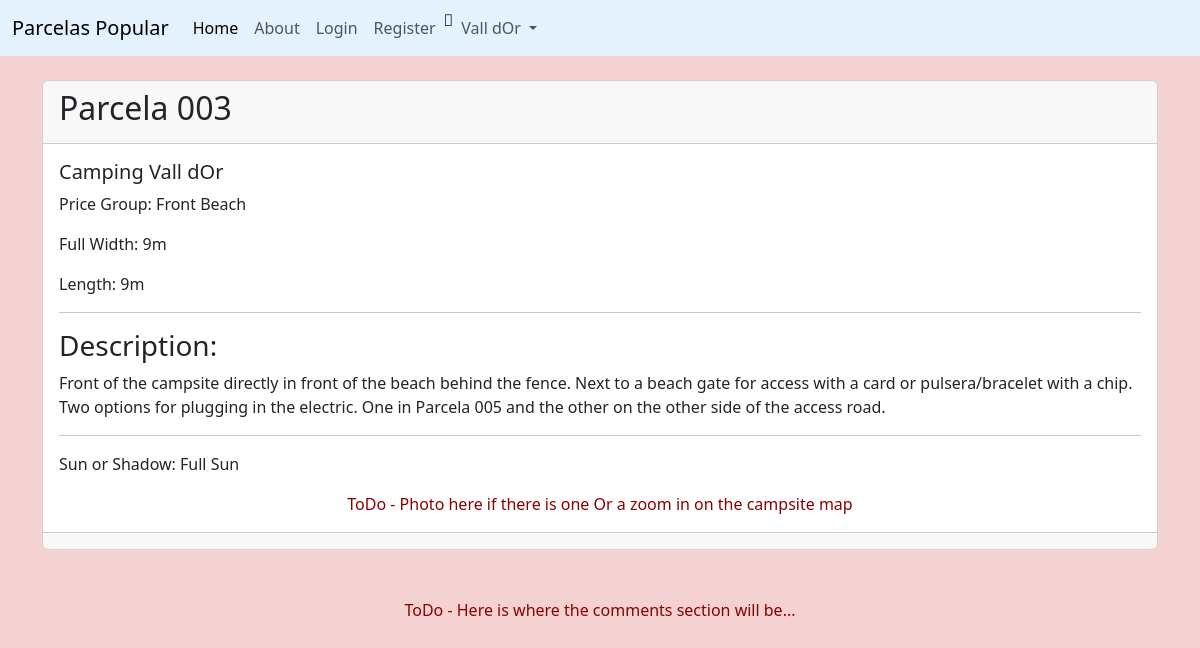
Page /show_parcela/3 on the committed database.
### cvdor/models.py (models this page shows, shortened)
class Parcela(models.Model):
    number = models.CharField('Plot Number', max_length=20)
    campsite = models.ForeignKey(Campsite, blank=True, null=True, on_delete=models.CASCADE)
    group = models.ForeignKey('Group', blank=True, null=True, on_delete=models.CASCADE)
    width = models.IntegerField('Size', blank=True, null=True)
    length = models.IntegerField('Plot Length', blank=True, null=True)
    description = models.TextField('Description')
    sun = models.ForeignKey(Sun, blank=True, null=True, on_delete=models.CASCADE)

class Campsite(models.Model):
    name = models.CharField('Campsite Name', max_length=40)
    address = models.CharField(max_length=320)
    postcode = models.CharField('Postal Code', max_length=10)
    w3words = models.CharField(max_length=60)
    phone = models.CharField('Phone', max_length=25)
    web = models.URLField('Website Address')
    email_address = models.EmailField('Email Address')
    def __str__(self):
        return self.name

class Group(models.Model):
    name = models.CharField('Group', max_length=25)
    def __str__(self):
        return self.name

class Sun(models.Model):
    sun = models.CharField('SunOrShadow', max_length=25, default='sun')
    def __str__(self):
        return self.sun

### cvdor/views.py (the view)
# urls.py: path('show_parcela/<parcela_id>', views.show_parcela, name='show-parcela'),
def show_parcela(request, parcela_id):
    parcela = Parcela.objects.get(pk=parcela_id)
    return render(request, "show_parcela.html", {"parcela": parcela})

### cvdor/templates/show_parcela.html (shortened to what this page needs)
 {% extends 'base.html' %}
{% block content %}
<div class=container>
  <br/>
  <div class="card">
    <div class="card-header">
     <h2>Parcela {{ parcela.number }}</h2>
    </div>
      <div class="card-body">
           <h5 class="card-title">{{ parcela.campsite }}</h5>
           <p class="card-text">Price Group: {{ parcela.group }}</p>
           <p class="card-text">Full Width: {{ parcela.width }}m</p>
           <p class="card-text">Length: {{ parcela.length }}m</p>
       <hr>
       <h3>Description: </h3>
           <p class="card-text">{{ parcela.description }}</p>
       <hr>
           <p class="card-text">Sun or Shadow: {{ parcela.sun }}</p>
      </div>
    <div class="container text-center">
      <p class="todo"> ToDo -
         Photo here if there is one
         Or a zoom in on the campsite map</p>
    </div>
    <div class="card-footer text-body-secondary text-center">
     </div>
  </div>
<br><br>
<p class="todo text-center"> ToDo - Here is where the comments section will be...</p>
</div>
{% endblock %}

### cvdor/static/cvdor/css/style.css (style rules this page uses)
body { background-color: #f4d2d2; }
p.todo { color: darkred; text-align: center; background-color: darkyellow; }

### rows in the picture
Parcela: number "003", campsite "Camping Vall dOr", group "Front Beach", width "9", length "9", description "Front of the campsite directly in front of the beach behind the fence. Next to a beach gate for access with a card or pulsera/bracelet with a chip. Two options for plugging in the electric. One in Parcela 005 and the other on the other side of the access road.", sun "Full Sun"
